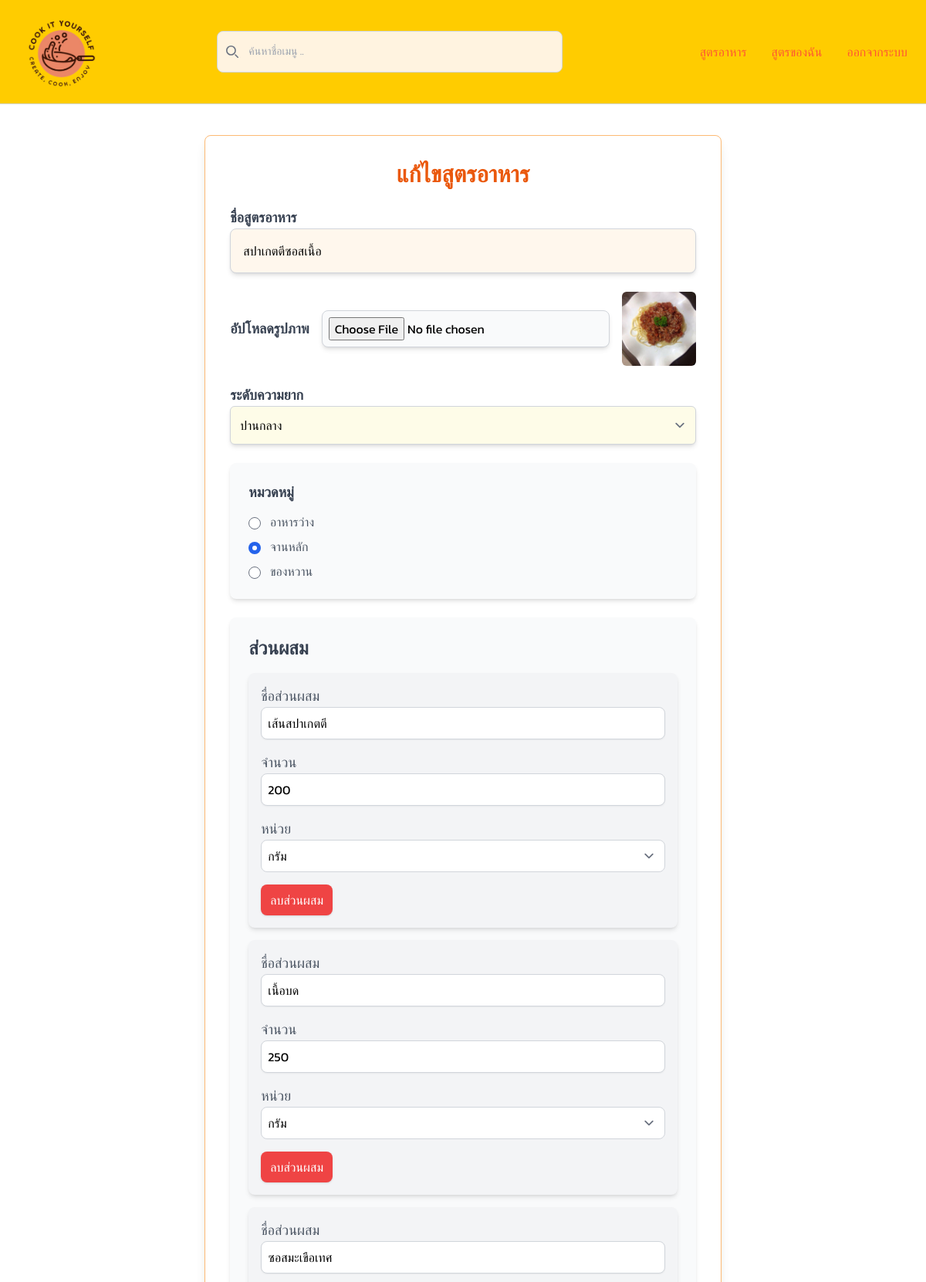
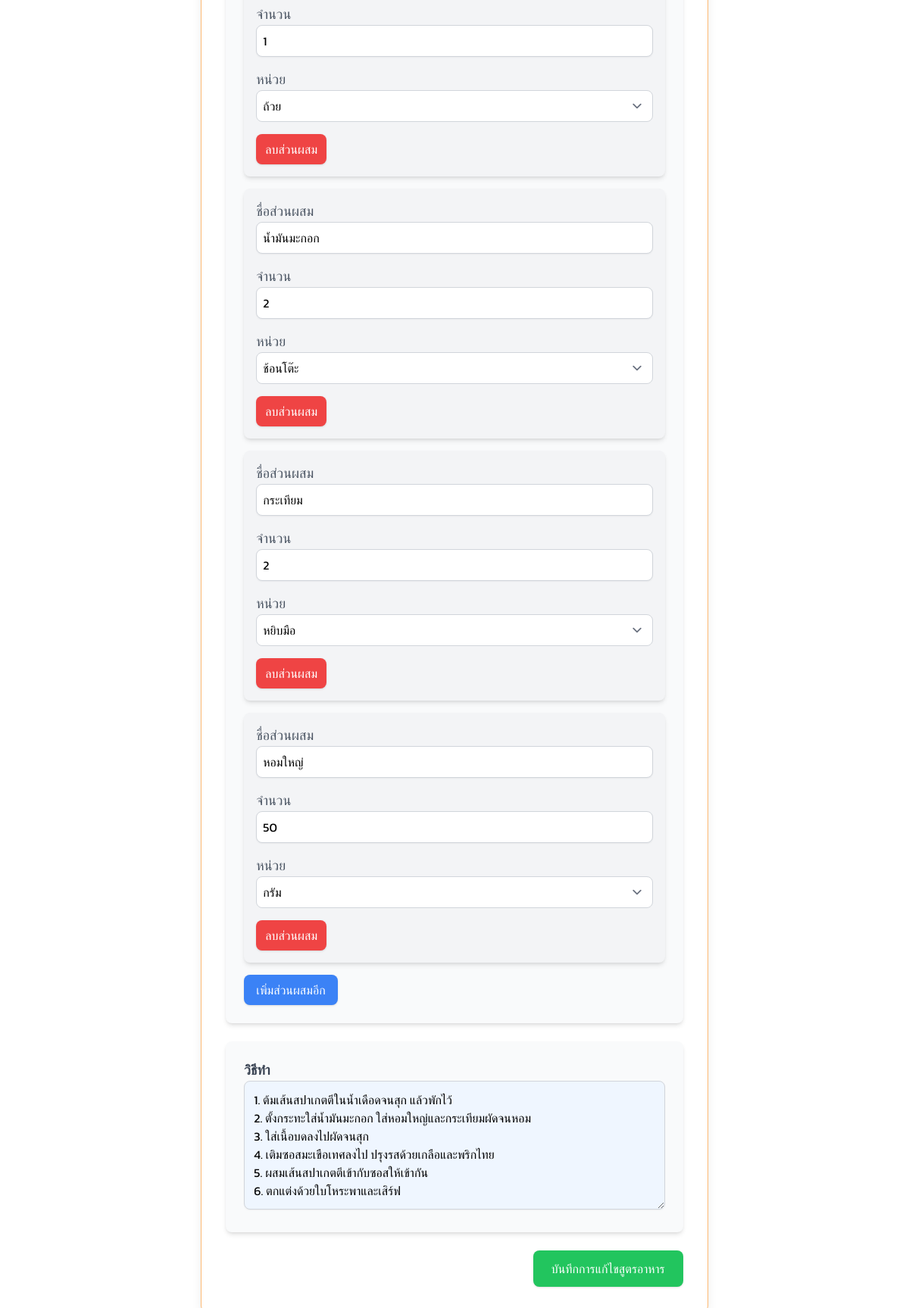
The app's page /recipes/edit/16/ (signed in) with its own data (2 pictures, top to bottom).
### recipes/models.py (models this page shows, shortened)
class Recipe(models.Model):
    user = models.ForeignKey(Member, related_name='recipes', on_delete=models.CASCADE)
    title = models.CharField(max_length=200, unique=True)
    category = models.CharField(max_length=50)
    difficulty = models.CharField(max_length=50)
    picture_url = models.ImageField(upload_to='recipes/images/', blank=True, null=True)
    instructions = models.TextField()

class Ingredient(models.Model):
    recipe = models.ForeignKey(Recipe, related_name='ingredients', on_delete=models.CASCADE)
    name = models.CharField(max_length=100)
    amount = models.DecimalField(max_digits=5, decimal_places=2)
    unit = models.CharField(max_length=50)

### recipes/views.py (the view)
# urls.py: path('recipes/edit/<int:pk>/', recipeUpdate, name='recipe-update'),  # URL สำหรับแก้ไขสูตร
@login_required
def recipeUpdate(request, pk):
    recipe = get_object_or_404(Recipe, pk=pk)
    if request.method == "POST":
        recipe_form = RecipeForm(request.POST, request.FILES, instance=recipe)
        if recipe_form.is_valid():
            recipe = recipe_form.save(commit=False)
            recipe.save()
            recipe.ingredients.all().delete()
            ingredient_names = request.POST.getlist('ingredient')
            ingredient_amounts = request.POST.getlist('amount')
            ingredient_units = request.POST.getlist('unit')
            for name, amount, unit in zip(ingredient_names, ingredient_amounts, ingredient_units):
                if name:
                    Ingredient.objects.create(recipe=recipe, name=name, amount=amount, unit=unit)
            return redirect("myRecipes")
    else:
        recipe_form = RecipeForm(instance=recipe)
    return render(request, "recipes/recipe_edit.html", {"form": recipe_form, "recipe": recipe})

### recipes/forms.py
class RecipeForm(forms.ModelForm):
    class Meta:
        model = Recipe
        fields = ['title', 'category', 'difficulty', 'picture_url', 'instructions']

### theme/templates/recipes/recipe_edit.html (shortened to what this page needs)
{% extends 'recipes/base.html' %}
{% block main %}
<div class="max-w-2xl mx-auto mt-10 bg-white shadow-lg rounded-lg p-8 border border-orange-300">
    <h2 class="text-3xl font-bold text-orange-600 mb-6 text-center">แก้ไขสูตรอาหาร</h2>
    <form method="POST" enctype="multipart/form-data" class="space-y-6">
        <div>
            <label for="title" class="block text-lg font-semibold text-gray-700">ชื่อสูตรอาหาร</label>
            <input type="text" name="title" id="title" value="{{ recipe.title }}" class="w-full p-4 bg-orange-50 border border-gray-300 rounded-lg shadow-md focus:ring focus:ring-orange-400 focus:outline-none transition duration-150 ease-in-out" required>
        </div>
        <div class="flex items-center space-x-4">
            <label for="picture_url" class="block text-lg font-semibold text-gray-700">อัปโหลดรูปภาพ</label>
            <input type="file" name="picture_url" id="picture_url" class="p-2 border border-gray-300 bg-gray-50 rounded-lg shadow-md focus:outline-none focus:ring focus:ring-green-500 transition duration-150 ease-in-out">
            <img src="{{ recipe.picture_url.url }}" alt="Current Recipe Image" class="w-24 h-24 rounded-md">
        </div>
        <div>
            <label for="difficulty" class="block text-lg font-semibold text-gray-700">ระดับความยาก</label>
            <select name="difficulty" id="difficulty" class="w-full p-3 bg-yellow-50 border border-gray-300 rounded-md shadow-md focus:ring focus:ring-orange-500 focus:outline-none">
                <option value="Medium" {% if recipe.difficulty == "Medium" %}selected{% endif %}>ปานกลาง</option>
            </select>
        </div>
        <div class="bg-gray-50 p-6 rounded-lg shadow-md mt-6">
            <label class="block text-lg font-semibold text-gray-700">หมวดหมู่</label>
            <div class="mt-3 space-y-2">
                <div>
                    <input type="radio" name="category" id="appetizer" value="Appetizer" {% if recipe.category == "Appetizer" %}checked{% endif %} class="mr-2">
                    <label for="appetizer" class="text-gray-600">อาหารว่าง</label>
                </div>
                <div>
                    <input type="radio" name="category" id="main-dish" value="Main Dish" {% if recipe.category == "Main Dish" %}checked{% endif %} class="mr-2">
                    <label for="main-dish" class="text-gray-600">จานหลัก</label>
                </div>
                <div>
                    <input type="radio" name="category" id="dessert" value="Dessert" {% if recipe.category == "Dessert" %}checked{% endif %} class="mr-2">
                    <label for="dessert" class="text-gray-600">ของหวาน</label>
                </div>
            </div>
        </div>
        <div class="bg-gray-50 p-6 rounded-lg shadow-md mt-6">
            <h3 class="text-2xl font-semibold text-gray-700 mb-4">ส่วนผสม</h3>
            <div id="ingredient-fields" class="space-y-4">
                {% for ingredient in recipe.ingredients.all %}
                <div class="bg-gray-100 p-4 rounded-lg shadow-md ingredient-form">
                    <label for="ingredient" class="block text-lg font-medium text-gray-600">ชื่อส่วนผสม</label>
                    <input type="text" name="ingredient" value="{{ ingredient.name }}" class="w-full p-2 border border-gray-300 rounded-lg shadow-sm focus:ring focus:ring-orange-500 focus:outline-none transition duration-150 ease-in-out" required>
                    <label for="amount" class="block text-lg font-medium text-gray-600 mt-4">จำนวน</label>
                    <input type="number" name="amount" value="{{ ingredient.amount|floatformat:0 }}" class="w-full p-2 border border-gray-300 rounded-lg shadow-sm focus:ring focus:ring-orange-500 focus:outline-none transition duration-150 ease-in-out" required>
                    <label for="unit" class="block text-lg font-medium text-gray-600 mt-4">หน่วย</label>
                    <select name="unit" class="w-full p-2 border border-gray-300 rounded-lg focus:ring focus:ring-orange-500 focus:outline-none">
                        <option value="กรัม" {% if ingredient.unit == "กรัม" %}selected{% endif %}>กรัม</option>
                        <option value="ถ้วย" {% if ingredient.unit == "ถ้วย" %}selected{% endif %}>ถ้วย</option>
                        <option value="ช้อนโต๊ะ" {% if ingredient.unit == "ช้อนโต๊ะ" %}selected{% endif %}>ช้อนโต๊ะ</option>
                        <option value="หยิบมือ" {% if ingredient.unit == "หยิบมือ" %}selected{% endif %}>หยิบมือ</option>
                    </select>
                    <button type="button" class="mt-4 px-3 py-2 bg-red-500 text-white rounded-lg shadow hover:bg-red-600 transition duration-150 ease-in-out delete-ingredient">ลบส่วนผสม</button>
                </div>
                {% endfor %}
            </div>
            <button type="button" id="add-ingredient" class="mt-4 px-4 py-2 bg-blue-500 text-white rounded-lg shadow hover:bg-blue-600 transition duration-150 ease-in-out">เพิ่มส่วนผสมอีก</button>
        </div>
        <div class="bg-gray-50 p-6 rounded-lg shadow-md mt-6">
            <label for="instructions" class="block text-lg font-semibold text-gray-700">วิธีทำ</label>
            <textarea name="instructions" id="instructions" rows="6" class="w-full p-3 bg-blue-50 border border-gray-300 rounded-lg shadow-sm focus:ring focus:ring-orange-500 focus:outline-none transition duration-150 ease-in-out" placeholder="ใส่วิธีการทำอาหาร" required>{{ recipe.instructions }}</textarea>
        </div>
        <div class="flex justify-end mt-6">
            <button type="submit" class="bg-green-500 text-white px-6 py-3 rounded-lg shadow hover:bg-green-600 transition duration-150 ease-in-out">บันทึกการแก้ไขสูตรอาหาร</button>
        </div>
    </form>
</div>
{% endblock %}

### theme/templates/recipes/base.html (style rules this page uses)
* { font-family: "Kanit", serif; font-optical-sizing: auto; font-style: normal; }

### theme/templates/recipes/header.html (style rules this page uses)
* { font-family: "Kanit", serif; }

### records on screen
Recipe: title "สปาเกตตีซอสเนื้อ", picture_url (picture), difficulty "ปานกลาง", category "☐ อาหารว่าง", category "☑ จานหลัก", category "☐ ของหวาน", instructions "1. ต้มเส้นสปาเกตตีในน้ำเดือดจนสุก แล้วพักไว้ 2. ตั้งกระทะใส่น้ำมันมะกอก ใส่หอมใหญ่และกระเทียมผัดจนหอม 3. ใส่เนื้อบดลงไปผัดจนสุก 4. เติมซอสมะเขือเทศลงไป ปรุงรสด้วยเกลือและพริกไทย 5. ผสมเส้นสปาเกตตีเข้ากับซอสให้เข้ากัน 6. ตกแต่งด้วยใบโหระพาและเสิร์ฟ"
Ingredient: ingredient "เส้นสปาเกตตี", amount "200", unit "กรัม"
Ingredient: ingredient "เนื้อบด", amount "250", unit "กรัม"
Ingredient: ingredient "ซอสมะเขือเทศ", amount "1", unit "ถ้วย"
Ingredient: ingredient "น้ำมันมะกอก", amount "2", unit "ช้อนโต๊ะ"
Ingredient: ingredient "กระเทียม", amount "2", unit "หยิบมือ"
Ingredient: ingredient "หอมใหญ่", amount "50", unit "กรัม"
